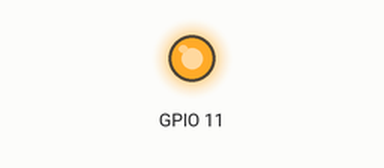
This program was run on a simulated Raspberry Pi (BCM pin numbers). Shown: output pins drawn as LEDs (lit = HIGH). At 0.0 s the program stops and its outputs stay as they are.

Above: at 0.1 s.
Timing chart, 0 to 1.5 s (numbered marks = the images above):
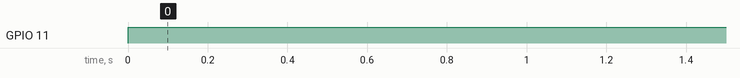

Measured:
- by itself, GPIO 11: LOW → HIGH at 0.00 s

The program:

activar.py
```python
#!/usr/bin/python
# -*- encoding: utf-8 -*-

#Importar libreria GPIO
import RPi.GPIO as GPIO

#Definir modo de trabajo para la placa BCM
GPIO.setmode(GPIO.BCM)

#Desactivo Errores
GPIO.setwarnings(False)

#Importamos la libreria time
import time

#Importamos la libreria para comandos de la consola/shell
import os

#Definir GPIO como Salida
GPIO.setup(11, GPIO.OUT)

#Asigno valor alto para que tenga corriente la salida de 3,3v por GPIO
GPIO.output(11, GPIO.HIGH)
```
